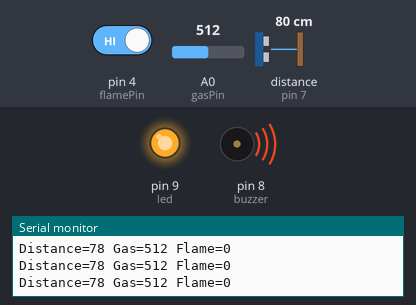
Bench run of a sketch on a simulated Arduino Uno, built with avr-gcc and run on an emulated ATmega328P. Parts: output pins drawn as LEDs (lit = HIGH), buzzer (waves = sounding, pin HIGH), the last lines printed to the serial monitor. Wiring (inferred from the names in the program): ultrasonic range finder: trigger pin 6; echo pin 7. The test bench sets the inputs (shaded band); at power-on: A0 (gasPin) = 512, distance to the obstacle (sensor on pin 7) 80 cm, pin 4 (flamePin) HIGH. The echo pulse lasts 58.3 µs per cm; pins used as bus, display or sensor lines are not drawn.

Above: at 1.4 s.
1.5 s: A0 (gasPin) set to 315
4.9 s: A0 (gasPin) set to 287
At 6.1 s:
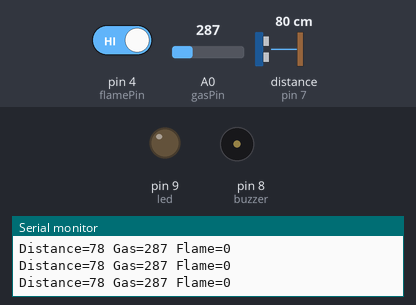
6.7 s: distance to the obstacle (sensor on pin 7) set to 12 cm
8.2 s: distance to the obstacle (sensor on pin 7) set to 9 cm
At 8.38 s:
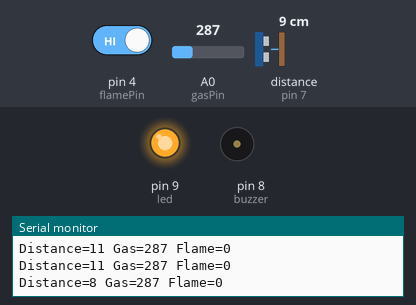
11.6 s: distance to the obstacle (sensor on pin 7) set to 18 cm
At 12.6 s:
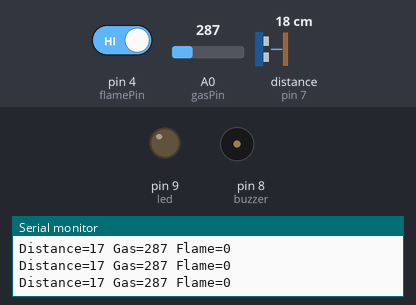
13.2 s: distance to the obstacle (sensor on pin 7) set to 2 cm
At 13.41 s:
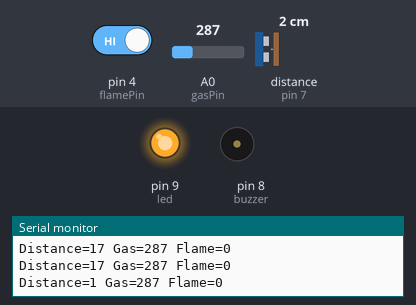
Timing chart, 0 to 17.6 s (numbered marks = the images above; inputs shaded):
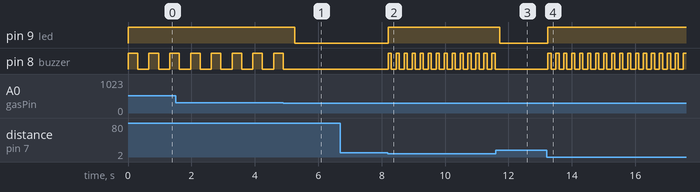

The sketch:

mpca.ino
```cpp
int trigPin = 6;
int echoPin = 7;

int gasPin = A0;
int flamePin = 4;

int buzzer = 8;
int led = 9;

int gasThreshold = 300;
int distanceThreshold = 10; // cm

long duration;
int distance;

// 🔊 Buzzer patterns
void buzzIntrusion() {
  digitalWrite(buzzer, HIGH);
  delay(100);
  digitalWrite(buzzer, LOW);
  delay(100);
}

void buzzGas() {
  digitalWrite(buzzer, HIGH);
  delay(300);
  digitalWrite(buzzer, LOW);
  delay(300);
}

void buzzFlame() {
  digitalWrite(buzzer, HIGH); // continuous alarm
}

// 📏 Distance function
int getDistance() {
  digitalWrite(trigPin, LOW);
  delayMicroseconds(2);

  digitalWrite(trigPin, HIGH);
  delayMicroseconds(10);
  digitalWrite(trigPin, LOW);

  duration = pulseIn(echoPin, HIGH);
  distance = duration * 0.034 / 2;

  return distance;
}

void setup() {
  pinMode(trigPin, OUTPUT);
  pinMode(echoPin, INPUT);

  pinMode(flamePin, INPUT);   // make sure DO pin is used
  pinMode(buzzer, OUTPUT);
  pinMode(led, OUTPUT);

  Serial.begin(9600);
  Serial.println("System Ready");
}

void loop() {

  int dist = getDistance();
  int gasValue = analogRead(gasPin);

  // 🔥 Flame detection (LOW = detected)
  bool flameDetected = false;
  if (digitalRead(flamePin) == LOW) {
    delay(50);
    if (digitalRead(flamePin) == LOW) {
      flameDetected = true;
    }
  }

  bool intrusionDetected = (dist > 0 && dist < distanceThreshold);
  bool gasDetected = (gasValue > gasThreshold);

  // 📟 Serial output
  Serial.print("Distance=");
  Serial.print(dist);
  Serial.print(" Gas=");
  Serial.print(gasValue);
  Serial.print(" Flame=");
  Serial.println(flameDetected);

  // 🚨 Alert logic (priority: Flame > Gas > Intrusion)
  if (flameDetected) {
    digitalWrite(led, HIGH);
    buzzFlame();
  }
  else if (gasDetected) {
    digitalWrite(led, HIGH);
    buzzGas();
  }
  else if (intrusionDetected) {
    digitalWrite(led, HIGH);
    buzzIntrusion();
  }
  else {
    digitalWrite(led, LOW);
    digitalWrite(buzzer, LOW);
  }

  delay(50); // small delay for stability
}
```

Measured:
- the behaviour switches between 301 and 300 on A0 (gasPin) (found by bisection; images 0 and 1)
- the behaviour switches between 11 and 10 cm on distance to the obstacle (sensor on pin 7) (found by bisection; images 1 and 2)
- after the input at 4.9 s, pin 9 (led): HIGH → LOW after 0.35 s; pin 8 (buzzer): stops changing and stays LOW
- after the input at 8.2 s, pin 9 (led): LOW → HIGH at once; pin 8 (buzzer): alternates HIGH for 0.10 s and LOW for 0.15 s, starting at once
- after the input at 11.6 s, pin 9 (led): HIGH → LOW after 0.13 s; pin 8 (buzzer): stops changing and stays LOW
- after the input at 13.2 s, pin 9 (led): LOW → HIGH at once; pin 8 (buzzer): alternates HIGH for 0.10 s and LOW for 0.15 s, starting at once
- by itself, pin 8 (buzzer): alternates HIGH for 0.30 s and LOW for 0.36 s
